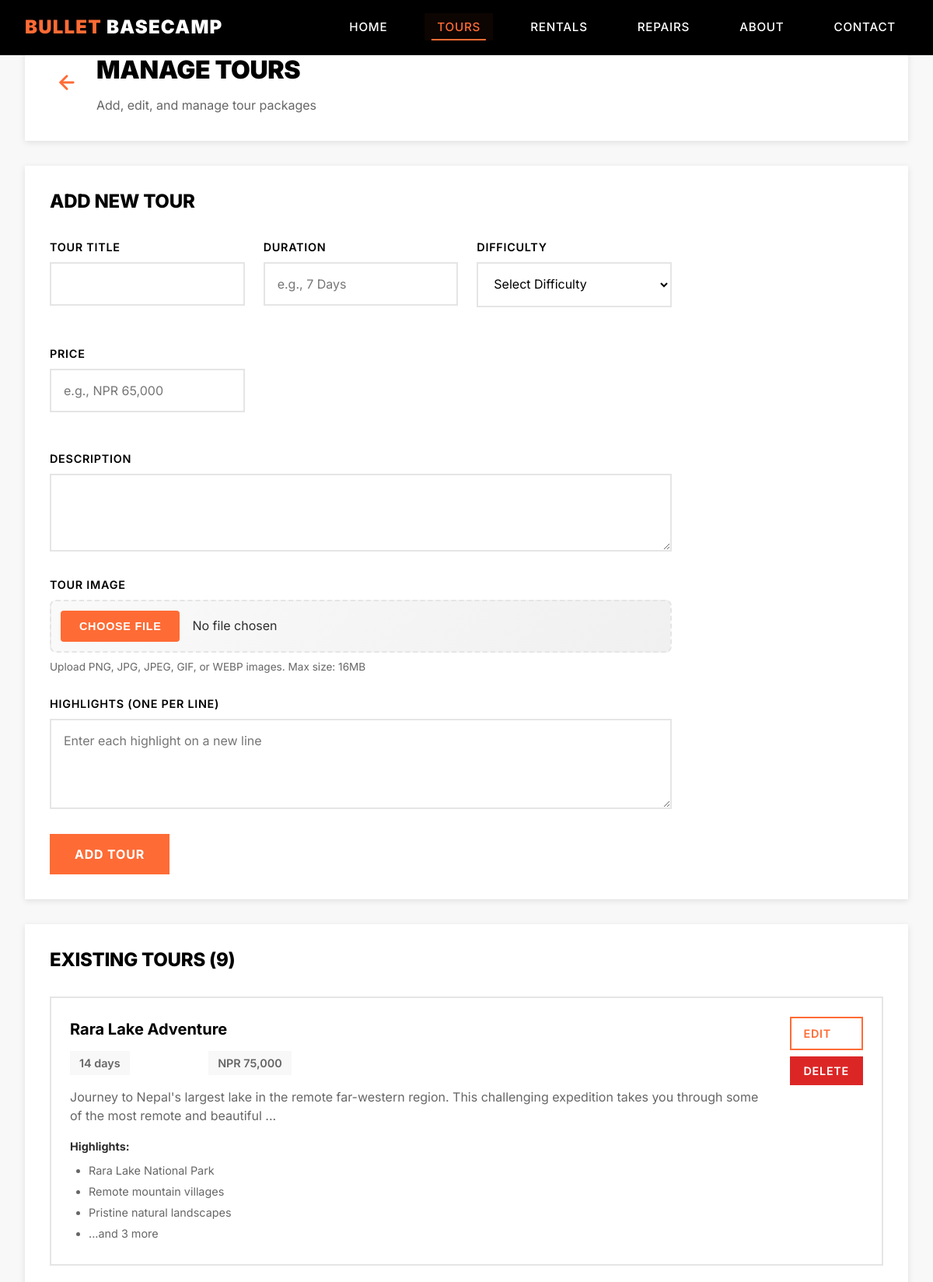
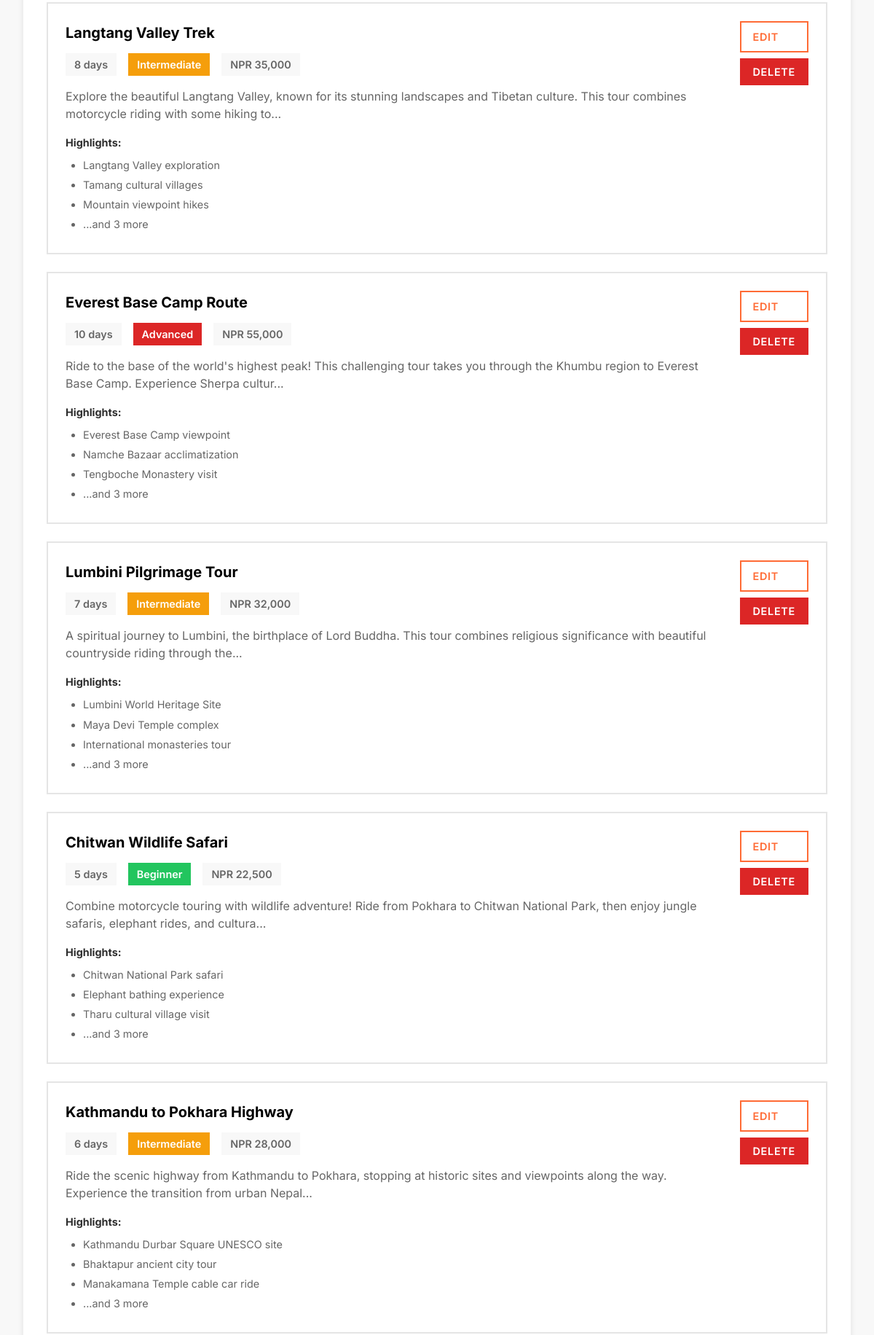
Page /admin/tours (signed in, upper part) on the committed database (2 pictures, top to bottom).
### models.py (models this page shows, shortened)
class Tour(db.Model):
    __tablename__ = 'tours'
    id = db.Column(db.Integer, primary_key=True)
    title = db.Column(db.String(200), nullable=False, unique=True)
    duration = db.Column(db.String(50), nullable=False)
    difficulty = db.Column(db.String(50), nullable=False)
    price = db.Column(db.String(50), nullable=False)
    description = db.Column(db.Text, nullable=False)
    image = db.Column(db.String(255), default='default-tour.jpg')
    highlights = db.Column(JSON, default=list)
    created_at = db.Column(db.DateTime, default=datetime.utcnow)
    updated_at = db.Column(db.DateTime, default=datetime.utcnow, onupdate=datetime.utcnow)
    is_active = db.Column(db.Boolean, default=True)

### app.py (the view)
@app.route('/admin/tours')
@require_admin
def admin_tours():
    tours_data = get_all_tours()
    return render_template('admin/tours.html', tours=tours_data)

### app.py (called while the page is built)
@app.before_request
def security_middleware():
    ip_address = request.remote_addr
    if security_manager.is_ip_blocked(ip_address):
        log_security_event('blocked_ip_access', f'Blocked IP {ip_address} attempted access', ip_address)
        abort(429)  # Too Many Requests
    if request.endpoint and 'admin' in request.endpoint:
        log_security_event('admin_area_access', f'Access to {request.endpoint}', ip_address)
    if (request.endpoint and request.endpoint.startswith('admin') and
        request.endpoint != 'admin_login' and not SessionManager.validate_session()):
        return redirect(url_for('admin_login'))

def get_all_tours():
    try:
        return Tour.query.filter_by(is_active=True).order_by(Tour.created_at.desc()).all()
    except Exception as e:
        log_security_event('data_load_error', f'Error loading tours: {str(e)}')
        return []

@app.context_processor
def inject_admin_status():
    admin_status = SessionManager.validate_session()
    return dict(
        is_admin=admin_status,
        get_image_path=get_image_path,
        format_price=format_price
    )

### security.py (called while the page is built)
def log_security_event(event_type, details, ip_address=None):
    if not ip_address:
        ip_address = request.remote_addr if request else 'unknown'
    log_entry = {
        'timestamp': datetime.now().isoformat(),
        'event_type': event_type,
        'details': details,
        'ip_address': ip_address,
        'user_agent': request.headers.get('User-Agent', 'unknown') if request else 'unknown'
    }
    security_logger.info(f"Security Event: {event_type} - {details} from {ip_address}")
    log_file = 'logs/security_events.json'
    if os.path.exists(log_file):
        with open(log_file, 'r') as f:
            events = json.load(f)
    else:
        events = []
    events.append(log_entry)
    events = events[-1000:]
    with open(log_file, 'w') as f:
        json.dump(events, f, indent=2)

    def is_ip_blocked(self, ip_address):
        if ip_address in self.blocked_ips:
            if time.time() < self.blocked_ips[ip_address]:
                return True
            else:
                del self.blocked_ips[ip_address]
        return False

### templates/admin/tours.html (shortened to what this page needs)
{% extends "base.html" %}
{% block content %}
<section class="admin-page">
    <div class="admin-container">
        <div class="admin-header">
            <div class="admin-header-content">
                <a href="{{ url_for('admin_dashboard') }}" class="back-arrow-link">
                    <svg width="28" height="28" viewBox="0 0 24 24" fill="none" stroke="currentColor" stroke-width="2.5" stroke-linecap="round" stroke-linejoin="round">
                        <path d="M19 12H5"></path>
                        <path d="M12 19l-7-7 7-7"></path>
                    </svg>
                </a>
                <div>
                    <h1 class="admin-title">Manage Tours</h1>
                    <p class="admin-subtitle">Add, edit, and manage tour packages</p>
                </div>
            </div>
        </div>
        <div class="admin-section">
            <h2 class="section-title">Add New Tour</h2>
            <form method="POST" action="{{ url_for('admin_add_tour_route') }}" class="admin-form" enctype="multipart/form-data">
                <div class="form-grid">
                    <div class="form-group">
                        <label for="title">Tour Title</label>
                        <input type="text" id="title" name="title" required class="admin-input">
                    </div>
                    <div class="form-group">
                        <label for="duration">Duration</label>
                        <input type="text" id="duration" name="duration" required class="admin-input" placeholder="e.g., 7 Days">
                    </div>
                    <div class="form-group">
                        <label for="difficulty">Difficulty</label>
                        <select id="difficulty" name="difficulty" required class="admin-input">
                            <option value="">Select Difficulty</option>
                        </select>
                    </div>
                    <div class="form-group">
                        <label for="price">Price</label>
                        <input type="text" id="price" name="price" required class="admin-input" placeholder="e.g., NPR 65,000">
                    </div>
                </div>
                <div class="form-group">
                    <label for="description">Description</label>
                    <textarea id="description" name="description" required class="admin-textarea" rows="3"></textarea>
                </div>
                <div class="form-group">
                    <label for="image">Tour Image</label>
                    <input type="file" id="image" name="image" class="admin-input" accept=".png,.jpg,.jpeg,.gif,.webp">
                    <small class="file-help">Upload PNG, JPG, JPEG, GIF, or WEBP images. Max size: 16MB</small>
                </div>
                <div class="form-group">
                    <label for="highlights">Highlights (one per line)</label>
                    <textarea id="highlights" name="highlights" class="admin-textarea" rows="4" placeholder="Enter each highlight on a new line"></textarea>
                </div>
                <button type="submit" class="admin-btn-primary">Add Tour</button>
            </form>
        </div>
        <div class="admin-section">
            <h2 class="section-title">Existing Tours ({{ tours|length }})</h2>
            {% if tours %}
                <div class="tours-list">
                    {% for tour in tours %}
                    <div class="tour-item">
                        <div class="tour-info">
                            <h3 class="tour-title">{{ tour.title }}</h3>
                            <div class="tour-meta">
                                <span class="tour-duration">{{ tour.duration }}</span>
                                <span class="tour-difficulty difficulty-{{ tour.difficulty.lower() }}">{{ tour.difficulty }}</span>
                                <span class="tour-price">{{ tour.price }}</span>
                            </div>
                            <p class="tour-description">{{ tour.description[:150] }}{% if tour.description|length > 150 %}...{% endif %}</p>
                            {% if tour.highlights %}
                            <div class="tour-highlights">
                                <strong>Highlights:</strong>
                                <ul>
                                    {% for highlight in tour.highlights[:3] %}
                                    <li>{{ highlight }}</li>
                                    {% endfor %}
                                    {% if tour.highlights|length > 3 %}
                                    <li>...and {{ tour.highlights|length - 3 }} more</li>
                                    {% endif %}
                                </ul>
                            </div>
                            {% endif %}
                        </div>
                        <div class="tour-actions">
                            <a href="{{ url_for('admin_edit_tour_route', tour_id=tour.id) }}" class="admin-btn-secondary">Edit</a>
                            <form method="POST" action="{{ url_for('admin_delete_tour_route', tour_id=tour.id) }}" class="delete-form" data-item-type="Tour" data-item-name="{{ tour.title }}">
                                <button type="submit" class="admin-btn-danger">Delete</button>
                            </form>
                        </div>
                    </div>
                    {% endfor %}
                </div>
            {% else %}
                <div class="empty-state">
                    <p>No tours found. Add your first tour above!</p>
                </div>
            {% endif %}
        </div>
    </div>
</section>
{% endblock %}

### static/css/style.css (style rules this page uses)
* { margin: 0; padding: 0; box-sizing: border-box; }
body { font-family: Inter, -apple-system, BlinkMacSystemFont, 'Segoe UI', sans-serif; font-size: 1rem; font-weight: 400; line-height: 1.6; color: #2D2D2D; background: #FFFFFF; }
.section-title { font-size: clamp(1.8rem, 4vw, 2.5rem); font-weight: 800; letter-spacing: -0.01em; line-height: 1.2; color: #000000; text-transform: uppercase; }
.form-group { margin-bottom: 1.5rem; }
:root { --ease-out-expo: cubic-bezier(0.16, 1, 0.3, 1); --ease-in-out-quart: cubic-bezier(0.76, 0, 0.24, 1); --ease-out-back: cubic-bezier(0.34, 1.56, 0.64, 1); }
html { scroll-behavior: smooth; }
body::before { content: ''; position: fixed; top: 0; left: 0; width: calc(var(--scroll-progress, 0) * 100%); height: 4px; background: linear-gradient(90deg, #FF6B35, #E55A2B, #FF6B35); z-index: 10001; transition: width 0.1s ease; box-shadow: 0 2px 4px rgba(255, 107, 53, 0.3); }
body { animation: pageLoad 0.8s var(--ease-out-expo); overflow-x: hidden; }
.file-help { color: #666666; font-size: 0.85rem; margin-top: 0.5rem; display: block; font-weight: 400; text-transform: none; letter-spacing: normal; }
input[type="file"].admin-input { padding: 0.75rem; border: 2px dashed #E5E5E5; background: #FAFAFA; cursor: pointer; transition: all 0.3s ease; }
input[type="file"].admin-input { position: relative; overflow: hidden; cursor: pointer; border: 2px dashed #E5E5E5; border-radius: 8px; background: linear-gradient(135deg, #FAFAFA 0%, #F0F0F0 100%); transition: all 0.3s ease; }

### rows in the picture
Tour: title "Rara Lake Adventure", duration "14 days", price "NPR 75,000", description "Journey to Nepal's largest lake in the remote far-western region. This challenging expedition takes you through some of the most remote and beautiful", 3 "Rara Lake National Park" "Remote mountain villages" "Pristine natural landscapes", highlights|length "3"
Tour: title "Langtang Valley Trek", duration "8 days", difficulty "Intermediate", price "NPR 35,000", description "Explore the beautiful Langtang Valley, known for its stunning landscapes and Tibetan culture. This tour combines motorcycle riding with some hiking to", 3 "Langtang Valley exploration" "Tamang cultural villages" "Mountain viewpoint hikes", highlights|length "3"
Tour: title "Everest Base Camp Route", duration "10 days", difficulty "Advanced", price "NPR 55,000", description "Ride to the base of the world's highest peak! This challenging tour takes you through the Khumbu region to Everest Base Camp. Experience Sherpa cultur", 3 "Everest Base Camp viewpoint" "Namche Bazaar acclimatization" "Tengboche Monastery visit", highlights|length "3"
Tour: title "Lumbini Pilgrimage Tour", duration "7 days", difficulty "Intermediate", price "NPR 32,000", description "A spiritual journey to Lumbini, the birthplace of Lord Buddha. This tour combines religious significance with beautiful countryside riding through the", 3 "Lumbini World Heritage Site" "Maya Devi Temple complex" "International monasteries tour", highlights|length "3"
Tour: title "Chitwan Wildlife Safari", duration "5 days", difficulty "Beginner", price "NPR 22,500", description "Combine motorcycle touring with wildlife adventure! Ride from Pokhara to Chitwan National Park, then enjoy jungle safaris, elephant rides, and cultura", 3 "Chitwan National Park safari" "Elephant bathing experience" "Tharu cultural village visit", highlights|length "3"
Tour: title "Kathmandu to Pokhara Highway", duration "6 days", difficulty "Intermediate", price "NPR 28,000", description "Ride the scenic highway from Kathmandu to Pokhara, stopping at historic sites and viewpoints along the way. Experience the transition from urban Nepal", 3 "Kathmandu Durbar Square UNESCO site" "Bhaktapur ancient city tour" "Manakamana Temple cable car ride", highlights|length "3"

### other values in the picture
{{ tours|length }} "9"
